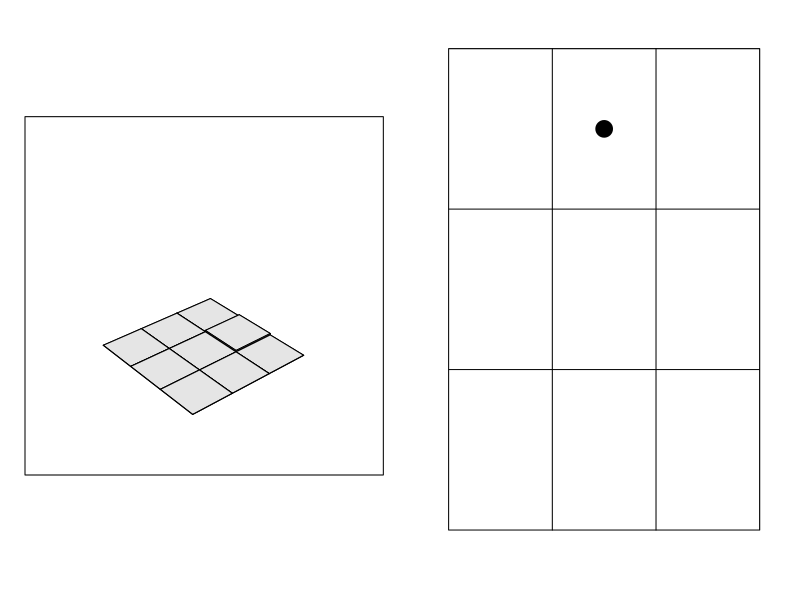
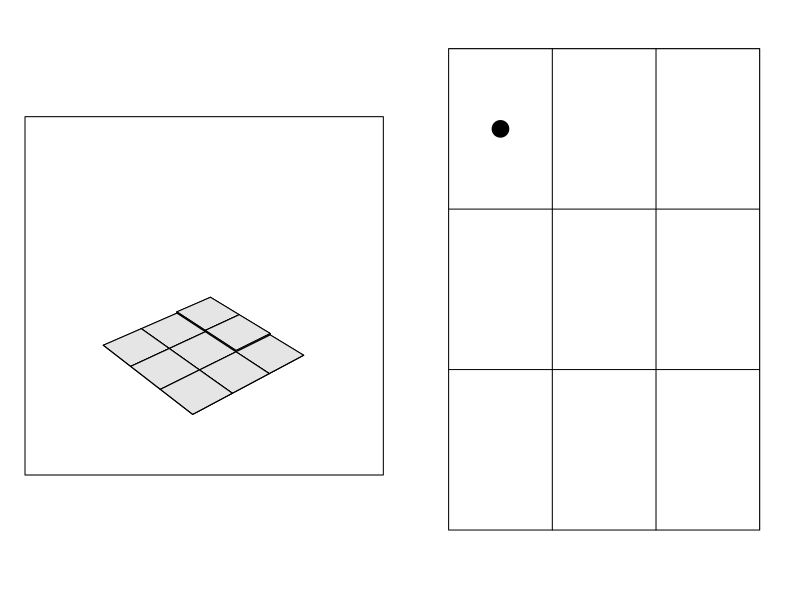
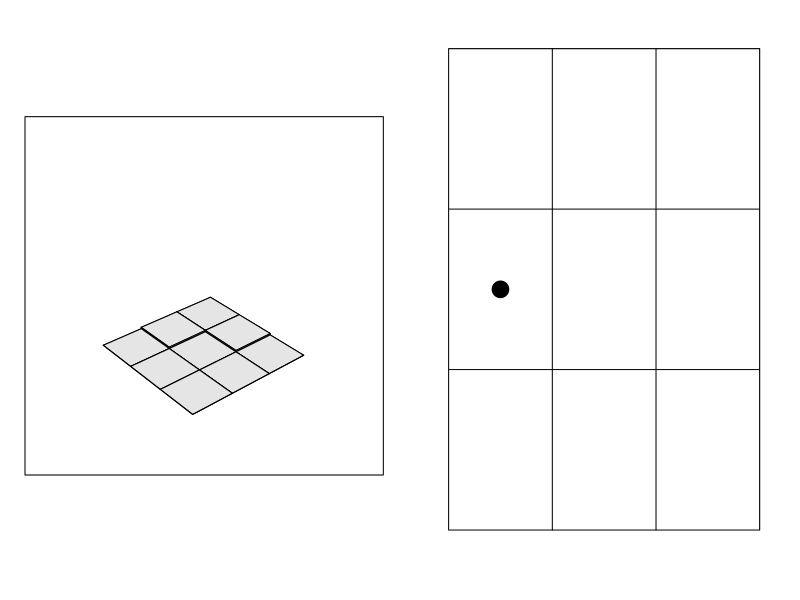
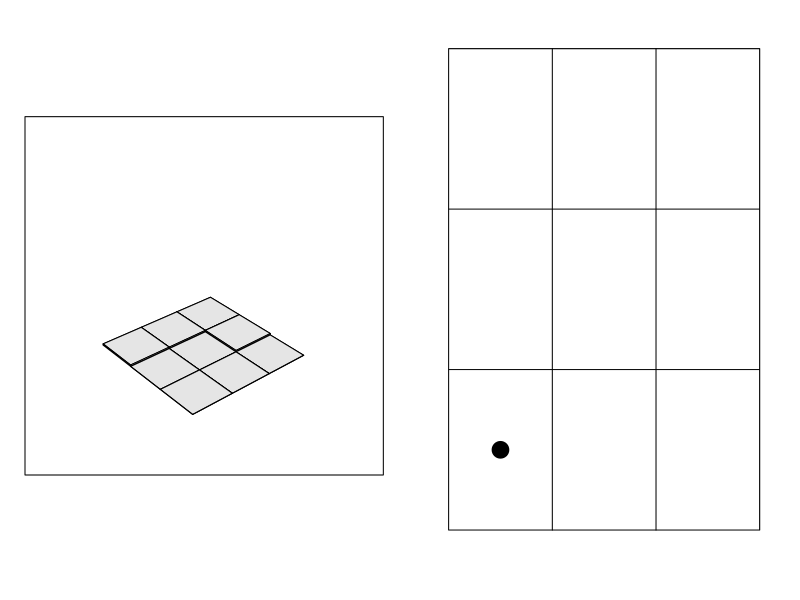
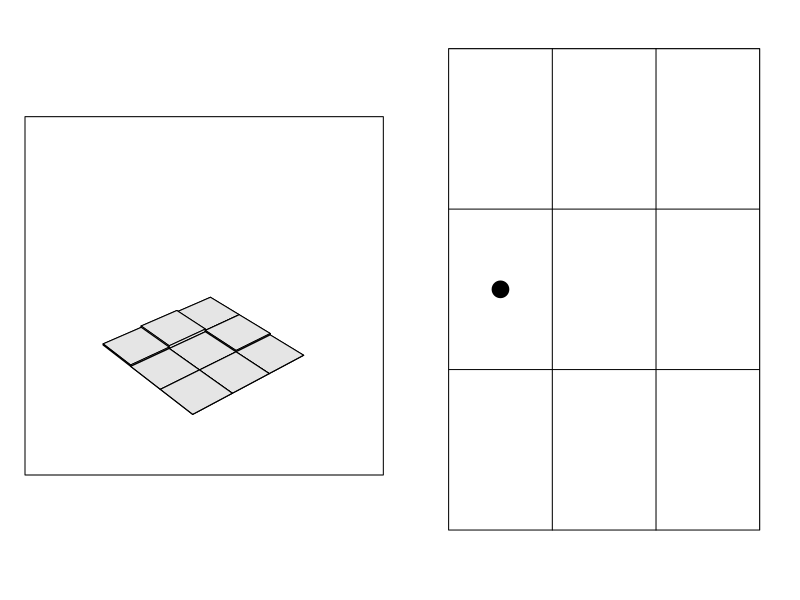
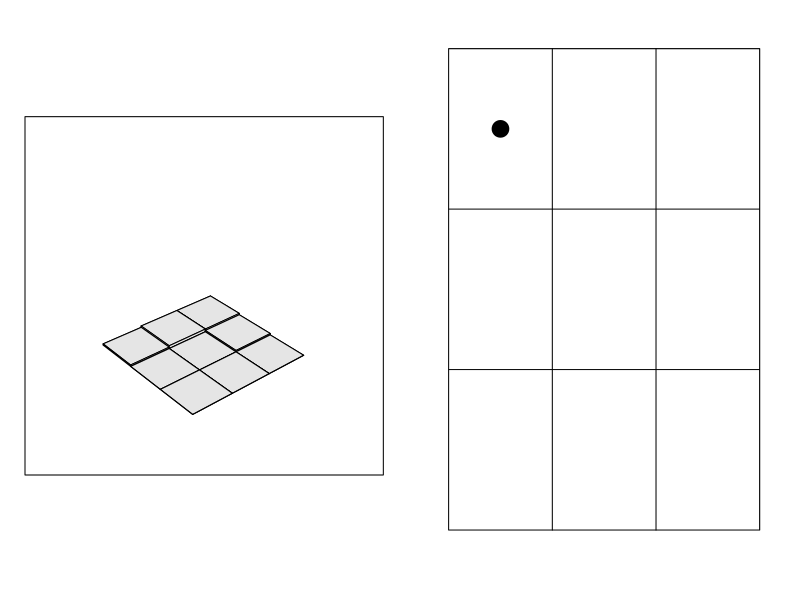
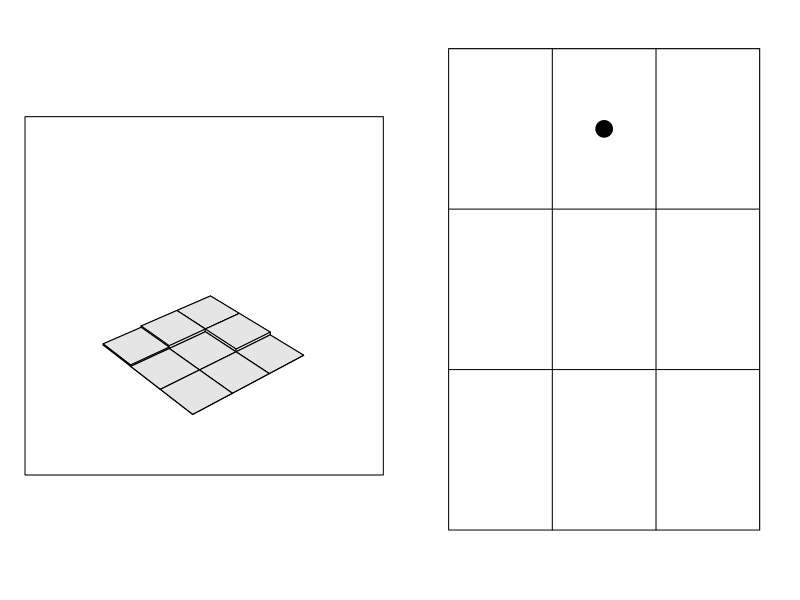
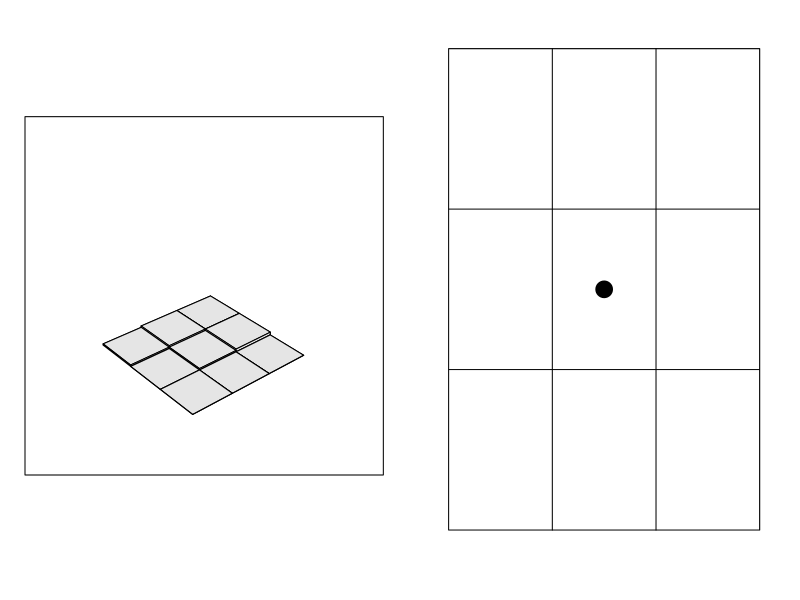

Recreate these plots in R, in order. (Note: this script raises an error after producing the figures.)
require(lattice)
require(latticeExtra)
require(gridExtra)

plotit = function(mat, idx) {
   plot1 = cloud(
      mat,
      panel.3d.cloud = panel.3dbars,
      xlab = NULL,
      ylab = NULL,
      zlab = NULL,
      scales = list(arrows=FALSE, draw=FALSE),
      par.box = list(col=NA),
      col.facet = 'grey90',
      zlim = c(0,90)
   )
   fixit = function(z) ifelse(z == 0, 3, z)
   dat = data.frame(x = 4-ceiling(idx / 3), y = fixit(idx %% 3))
   plot2 = xyplot(
      y ~ x,
      data = dat,
      xlim = c(.5,3.5),
      ylim = c(.5,3.5),
      xlab = NULL,
      ylab = NULL,
      scales = list(at=-1),
      abline=list(h=c(1.5,2.5,3.5), v=c(1.5,2.5,3.5)),
      par.settings = simpleTheme(pch=19, col="black", cex=2)
   )
   grid.arrange(plot1, plot2, ncol=2)
}

mat = matrix(0, nrow=3, ncol=3)
colnames(mat) = rownames(mat) = 1:3

trans = list(
   c(2,4),
   c(1,3,5),
   c(2,6),
   c(1,5,7),
   c(2,4,6,8),
   c(3,5,9),
   c(4,8),
   c(5,7,9),
   c(6,8)
)

set.seed(123)
idx = sample(9, size=1)

for (iter in 1:512) {
   idx = sample(trans[[idx]], size=1)
   mat[idx] = mat[idx] + 1
   fname = paste("snapshot_", sprintf("%03d", iter), ".png", sep="")
   print(fname)

   png(height=256, width=512, fname)
   par(mfrow=c(1,2))
   plotit(mat, idx)
   dev.off()

}
